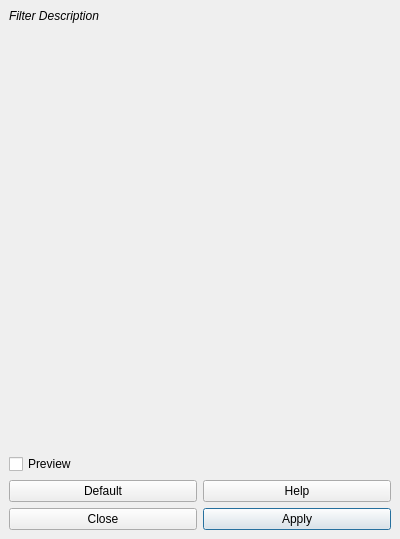
<?xml version="1.0" encoding="UTF-8"?>
<ui version="4.0">
 <class>FilterDockDialog</class>
 <widget class="QDockWidget" name="FilterDockDialog">
  <property name="geometry">
   <rect>
    <x>0</x>
    <y>0</y>
    <width>400</width>
    <height>539</height>
   </rect>
  </property>
  <property name="sizePolicy">
   <sizepolicy hsizetype="Preferred" vsizetype="Preferred">
    <horstretch>0</horstretch>
    <verstretch>0</verstretch>
   </sizepolicy>
  </property>
  <property name="windowTitle">
   <string>Filter Title</string>
  </property>
  <widget class="QWidget" name="dockWidgetContents">
   <layout class="QGridLayout" name="gridLayout">
    <item row="4" column="1">
     <widget class="QPushButton" name="closePushButton">
      <property name="text">
       <string>Close</string>
      </property>
     </widget>
    </item>
    <item row="4" column="2">
     <widget class="QPushButton" name="applyPushButton">
      <property name="text">
       <string>Apply</string>
      </property>
      <property name="default">
       <bool>true</bool>
      </property>
     </widget>
    </item>
    <item row="1" column="1" colspan="2">
     <widget class="VerticalScrollArea" name="scrollArea">
      <property name="frameShape">
       <enum>QFrame::NoFrame</enum>
      </property>
      <property name="frameShadow">
       <enum>QFrame::Plain</enum>
      </property>
      <property name="sizeAdjustPolicy">
       <enum>QAbstractScrollArea::AdjustToContentsOnFirstShow</enum>
      </property>
      <property name="widgetResizable">
       <bool>true</bool>
      </property>
      <widget class="QWidget" name="scrollAreaWidgetContents">
       <property name="geometry">
        <rect>
         <x>0</x>
         <y>0</y>
         <width>382</width>
         <height>388</height>
        </rect>
       </property>
       <layout class="QVBoxLayout" name="verticalLayout">
        <property name="spacing">
         <number>0</number>
        </property>
        <property name="leftMargin">
         <number>0</number>
        </property>
        <property name="topMargin">
         <number>0</number>
        </property>
        <property name="rightMargin">
         <number>0</number>
        </property>
        <property name="bottomMargin">
         <number>0</number>
        </property>
        <item>
         <widget class="RichParameterListFrame" name="parameterFrame">
          <property name="sizePolicy">
           <sizepolicy hsizetype="Preferred" vsizetype="MinimumExpanding">
            <horstretch>0</horstretch>
            <verstretch>0</verstretch>
           </sizepolicy>
          </property>
          <property name="frameShape">
           <enum>QFrame::NoFrame</enum>
          </property>
          <property name="frameShadow">
           <enum>QFrame::Raised</enum>
          </property>
         </widget>
        </item>
       </layout>
      </widget>
     </widget>
    </item>
    <item row="0" column="1" colspan="2">
     <widget class="QLabel" name="filterInfoLabel">
      <property name="font">
       <font>
        <italic>true</italic>
       </font>
      </property>
      <property name="text">
       <string>Filter Description</string>
      </property>
      <property name="textFormat">
       <enum>Qt::RichText</enum>
      </property>
      <property name="wordWrap">
       <bool>true</bool>
      </property>
      <property name="openExternalLinks">
       <bool>true</bool>
      </property>
     </widget>
    </item>
    <item row="3" column="1">
     <widget class="QPushButton" name="defaultPushButton">
      <property name="text">
       <string>Default</string>
      </property>
     </widget>
    </item>
    <item row="2" column="1">
     <widget class="QCheckBox" name="previewCheckBox">
      <property name="text">
       <string>Preview</string>
      </property>
     </widget>
    </item>
    <item row="3" column="2">
     <widget class="QPushButton" name="helpPushButton">
      <property name="text">
       <string>Help</string>
      </property>
      <property name="checkable">
       <bool>true</bool>
      </property>
     </widget>
    </item>
   </layout>
  </widget>
 </widget>
 <customwidgets>
  <customwidget>
   <class>RichParameterListFrame</class>
   <extends>QFrame</extends>
   <header>rich_parameter_gui/richparameterlistframe.h</header>
   <container>1</container>
  </customwidget>
  <customwidget>
   <class>VerticalScrollArea</class>
   <extends>QScrollArea</extends>
   <header>gui_utils/vertical_scroll_area.h</header>
   <container>1</container>
  </customwidget>
 </customwidgets>
 <resources/>
 <connections/>
</ui>
